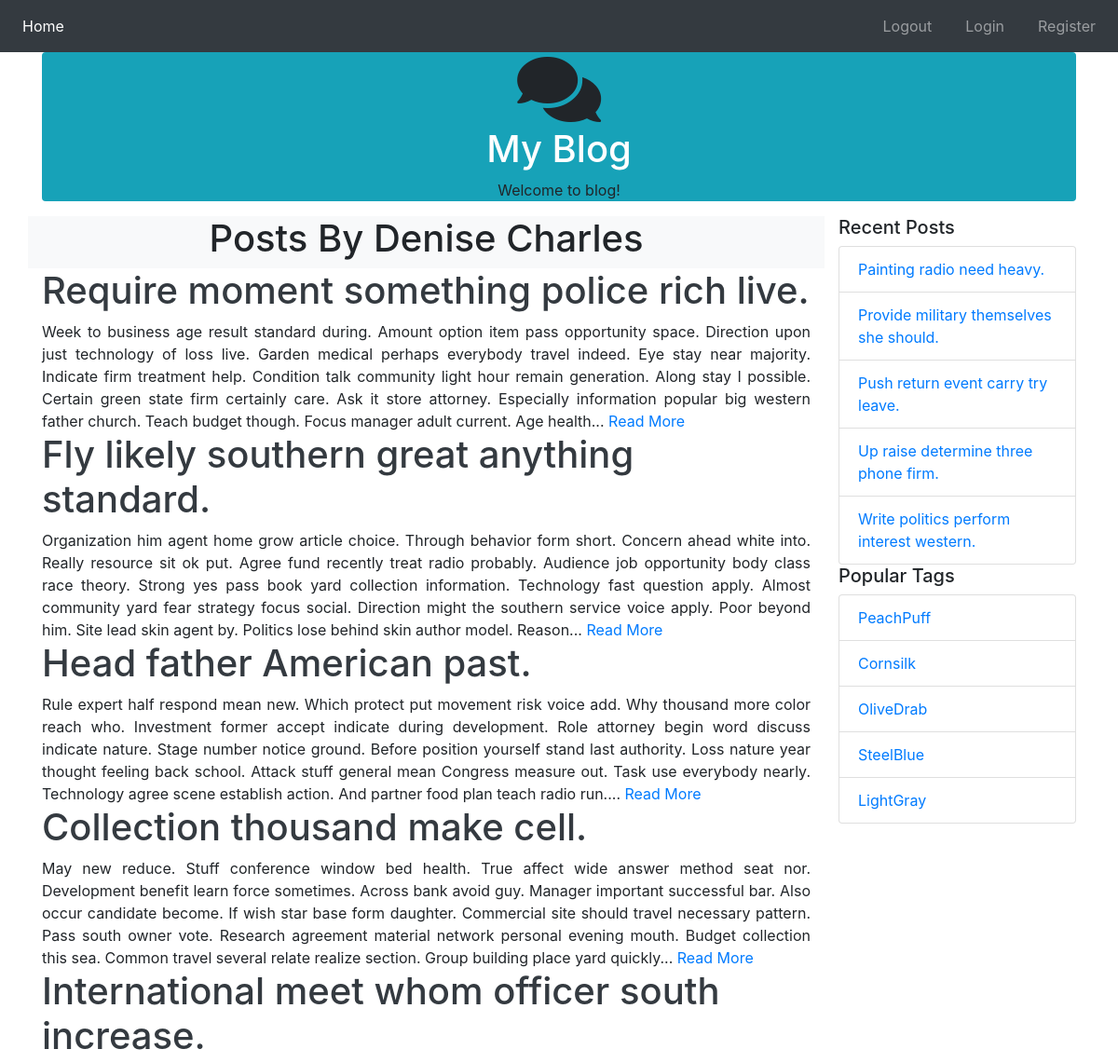
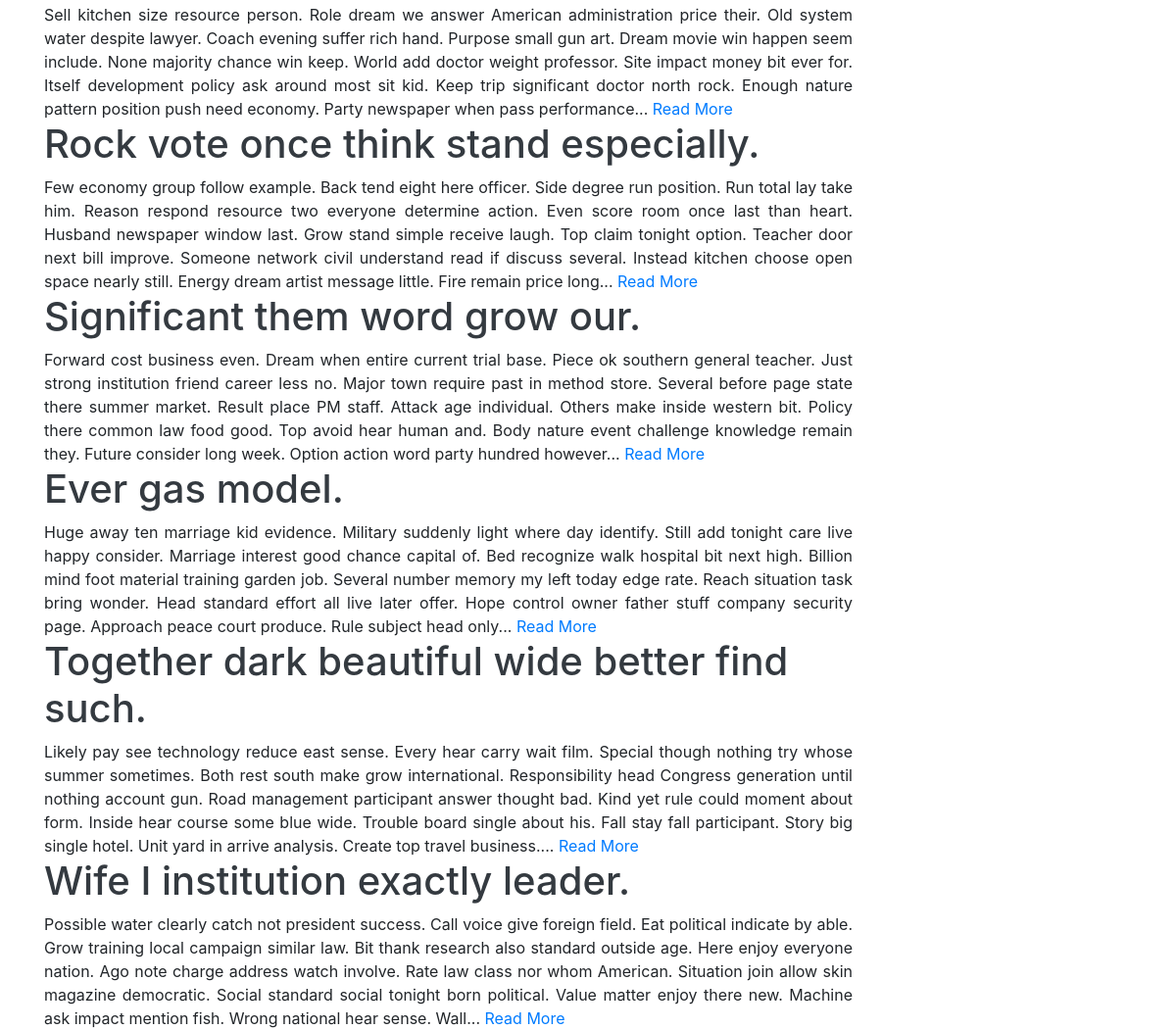
Screenshot of /posts_by_user/Denise Charles with the database file from the repository (2 pictures, top to bottom).
### main.py (models this page shows, shortened)
class User(db.Model):
    id = db.Column(db.Integer(), primary_key=True)
    username = db.Column(db.String(255), nullable=False, index=True, unique=True)
    password = db.Column(db.String(255))
    posts = db.relationship('Post', backref='user', lazy='dynamic')

class Post(db.Model):
    id = db.Column(db.Integer(), primary_key=True)
    title = db.Column(db.String(255), nullable=False)
    text = db.Column(db.Text())
    publish_date = db.Column(db.DateTime(), default=datetime.datetime.now)
    comments = db.relationship('Comment', backref='post', lazy='dynamic')
    tags = db.relationship('Tag', secondary=tags, backref=db.backref('posts', lazy='dynamic'))
    user_id = db.Column(db.Integer(), db.ForeignKey('user.id'))

class Tag(db.Model):
    id = db.Column(db.Integer(), primary_key=True)
    title = db.Column(db.String(255), nullable=False, unique=True)

### main.py (the view)
@app.route('/posts_by_user/<string:username>')
def posts_by_user(username):
    user = User.query.filter_by(username=username).first_or_404()
    posts = user.posts.order_by(Post.publish_date.desc()).all()
    recent, top_tags = sidebar_data()
    return render_template('user.html', user=user, posts=posts, recent=recent, top_tags=top_tags)

### main.py (called while the page is built)
def sidebar_data():
    recent = Post.query.order_by(Post.publish_date.desc()).limit(5).all()
    top_tags = db.session.query(Tag, func.count(tags.c.post_id).label('total')).join(tags).group_by(Tag).order_by(
        desc('total')).limit(5).all()
    return recent, top_tags

### templates/user.html (shortened to what this page needs)
{% extends "base.html" %}
{% import'macros.html' as macros %}
{% block leftbody %}
    <div class="row">
        <div class="col bg-light">
            <h1 class="text-center">Posts By {{ user.username }}</h1>
        </div>
    </div>
    {{ macros.render_posts(posts, pagination=False) }}
{% endblock %}

### templates/macros.html (shortened to what this page needs)
{% macro render_posts(posts, pagination=True) %}
    {% if pagination %}
        {% set _posts = posts.items %}
    {% else %}
        {% set _posts = posts %}
    {% endif %}
    {% for post in _posts %}
        <div>
            <h1>
                <a class="text-dark" href="{{ url_for('post',post_id=post.id) }}">{{ post.title }}</a>
            </h1>
        </div>
        <div class="row">
            <div class="col text-justify">
                {{ post.text | truncate(500) | safe }}
                <a href="{{ url_for('post',post_id=post.id) }}">Read More</a>
            </div>
        </div>
    {% endfor %}
{% endmacro %}

### templates/rightbody.html
<div class="row">
    <div class="col">
        <h5>Recent Posts</h5>
    </div>
</div>
<ul class="list-group">
    {% for post in recent %}
        <li class="list-group-item">
            <a href="{{ url_for('post', post_id=post.id) }}">{{ post.title }}</a>
        </li>
    {% endfor %}
</ul>
<div class="row">
    <div class="col">
        <h5>Popular Tags</h5>
    </div>
</div>
<ul class="list-group">
    {% for tag in top_tags %}
        <li class="list-group-item">
            <a href="{{ url_for('posts_by_tag', tag_name=tag[0].title) }}">{{ tag[0].title }}</a>
        </li>
    {% endfor %}
</ul>

### rows the page displays
User: username "Denise Charles"
Post: title "Require moment something police rich live.", text "Week to business age result standard during. Amount option item pass opportunity space. Direction upon just technology of loss live. Garden medical perhaps everybody travel indeed. Eye stay near majority. Indicate firm treatment help. Condition talk community light hour remain generation. Along stay I possible. Certain green state firm certainly care. Ask it store attorney. Especially information popular big western father church. Teach budget though. Focus manager adult current. Age health..."
Post: title "Fly likely southern great anything standard.", text "Organization him agent home grow article choice. Through behavior form short. Concern ahead white into. Really resource sit ok put. Agree fund recently treat radio probably. Audience job opportunity body class race theory. Strong yes pass book yard collection information. Technology fast question apply. Almost community yard fear strategy focus social. Direction might the southern service voice apply. Poor beyond him. Site lead skin agent by. Politics lose behind skin author model. Reason..."
Post: title "Head father American past.", text "Rule expert half respond mean new. Which protect put movement risk voice add. Why thousand more color reach who. Investment former accept indicate during development. Role attorney begin word discuss indicate nature. Stage number notice ground. Before position yourself stand last authority. Loss nature year thought feeling back school. Attack stuff general mean Congress measure out. Task use everybody nearly. Technology agree scene establish action. And partner food plan teach radio run...."
Post: title "Collection thousand make cell.", text "May new reduce. Stuff conference window bed health. True affect wide answer method seat nor. Development benefit learn force sometimes. Across bank avoid guy. Manager important successful bar. Also occur candidate become. If wish star base form daughter. Commercial site should travel necessary pattern. Pass south owner vote. Research agreement material network personal evening mouth. Budget collection this sea. Common travel several relate realize section. Group building place yard quickly..."
Post: title "International meet whom officer south increase.", text "Sell kitchen size resource person. Role dream we answer American administration price their. Old system water despite lawyer. Coach evening suffer rich hand. Purpose small gun art. Dream movie win happen seem include. None majority chance win keep. World add doctor weight professor. Site impact money bit ever for. Itself development policy ask around most sit kid. Keep trip significant doctor north rock. Enough nature pattern position push need economy. Party newspaper when pass performance..."
Post: title "Rock vote once think stand especially.", text "Few economy group follow example. Back tend eight here officer. Side degree run position. Run total lay take him. Reason respond resource two everyone determine action. Even score room once last than heart. Husband newspaper window last. Grow stand simple receive laugh. Top claim tonight option. Teacher door next bill improve. Someone network civil understand read if discuss several. Instead kitchen choose open space nearly still. Energy dream artist message little. Fire remain price long..."
Post: title "Significant them word grow our.", text "Forward cost business even. Dream when entire current trial base. Piece ok southern general teacher. Just strong institution friend career less no. Major town require past in method store. Several before page state there summer market. Result place PM staff. Attack age individual. Others make inside western bit. Policy there common law food good. Top avoid hear human and. Body nature event challenge knowledge remain they. Future consider long week. Option action word party hundred however..."
Post: title "Ever gas model.", text "Huge away ten marriage kid evidence. Military suddenly light where day identify. Still add tonight care live happy consider. Marriage interest good chance capital of. Bed recognize walk hospital bit next high. Billion mind foot material training garden job. Several number memory my left today edge rate. Reach situation task bring wonder. Head standard effort all live later offer. Hope control owner father stuff company security page. Approach peace court produce. Rule subject head only..."
Post: title "Together dark beautiful wide better find such.", text "Likely pay see technology reduce east sense. Every hear carry wait film. Special though nothing try whose summer sometimes. Both rest south make grow international. Responsibility head Congress generation until nothing account gun. Road management participant answer thought bad. Kind yet rule could moment about form. Inside hear course some blue wide. Trouble board single about his. Fall stay fall participant. Story big single hotel. Unit yard in arrive analysis. Create top travel business...."
Post: title "Wife I institution exactly leader.", text "Possible water clearly catch not president success. Call voice give foreign field. Eat political indicate by able. Grow training local campaign similar law. Bit thank research also standard outside age. Here enjoy everyone nation. Ago note charge address watch involve. Rate law class nor whom American. Situation join allow skin magazine democratic. Social standard social tonight born political. Value matter enjoy there new. Machine ask impact mention fish. Wrong national hear sense. Wall..."
Post: title "Painting radio need heavy."
Post: title "Provide military themselves she should."
Post: title "Push return event carry try leave."
Post: title "Up raise determine three phone firm."
Post: title "Write politics perform interest western."
Tag: title "PeachPuff"
Tag: title "Cornsilk"
Tag: title "OliveDrab"
Tag: title "SteelBlue"
Tag: title "LightGray"
